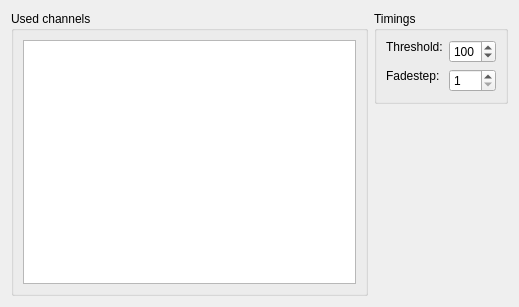
<?xml version="1.0" encoding="UTF-8"?>
<ui version="4.0">
 <class>Moodlight</class>
 <widget class="QWidget" name="Moodlight">
  <property name="geometry">
   <rect>
    <x>0</x>
    <y>0</y>
    <width>519</width>
    <height>307</height>
   </rect>
  </property>
  <property name="windowTitle">
   <string>Form</string>
  </property>
  <layout class="QHBoxLayout" name="horizontalLayout">
   <item>
    <widget class="QGroupBox" name="groupBox">
     <property name="title">
      <string>Used channels</string>
     </property>
     <layout class="QVBoxLayout" name="verticalLayout">
      <item>
       <widget class="QListView" name="usedchannels"/>
      </item>
     </layout>
    </widget>
   </item>
   <item>
    <layout class="QVBoxLayout" name="verticalLayout_2">
     <item>
      <widget class="QGroupBox" name="groupBox_3">
       <property name="title">
        <string>Timings</string>
       </property>
       <layout class="QGridLayout" name="gridLayout_2">
        <item row="0" column="0">
         <widget class="QLabel" name="label_3">
          <property name="text">
           <string>Threshold:</string>
          </property>
         </widget>
        </item>
        <item row="0" column="1" rowspan="2">
         <widget class="QSpinBox" name="threshold">
          <property name="minimum">
           <number>5</number>
          </property>
          <property name="maximum">
           <number>300</number>
          </property>
          <property name="value">
           <number>100</number>
          </property>
         </widget>
        </item>
        <item row="1" column="0" rowspan="2">
         <widget class="QLabel" name="label_4">
          <property name="text">
           <string>Fadestep:</string>
          </property>
         </widget>
        </item>
        <item row="2" column="1">
         <widget class="QSpinBox" name="fadestep">
          <property name="minimum">
           <number>1</number>
          </property>
          <property name="value">
           <number>1</number>
          </property>
         </widget>
        </item>
       </layout>
      </widget>
     </item>
     <item>
      <spacer name="verticalSpacer">
       <property name="orientation">
        <enum>Qt::Vertical</enum>
       </property>
       <property name="sizeHint" stdset="0">
        <size>
         <width>20</width>
         <height>40</height>
        </size>
       </property>
      </spacer>
     </item>
    </layout>
   </item>
  </layout>
 </widget>
 <resources/>
 <connections/>
</ui>
